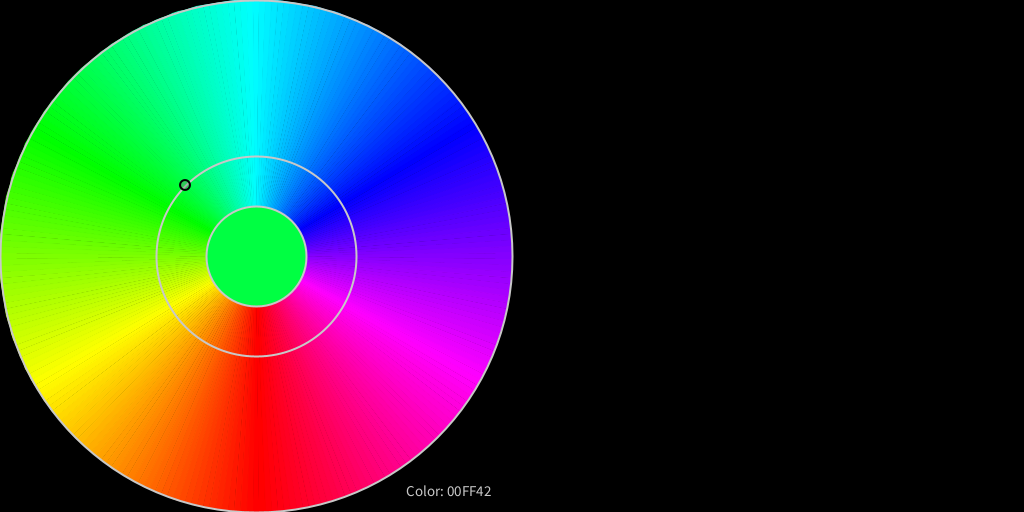
Frame 1 (no input)
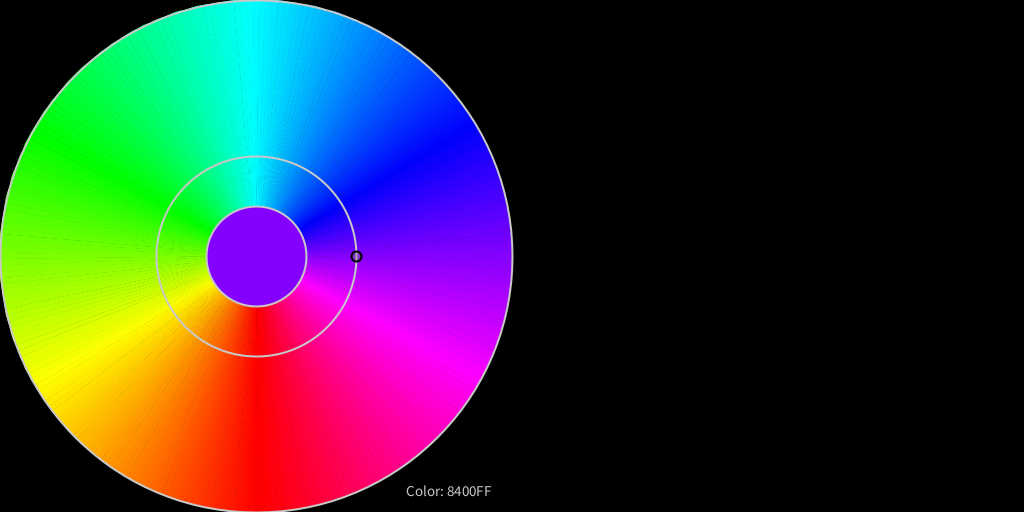
Frame 2 (the mouse pressed at the canvas centre, redrawn once)

The Processing sketch that drew these frames (run headless with seeded random() and noise(); the mouse was pressed at the canvas centre and the sketch redrawn once):

// Processing sketch: processing_136326
// ── processing_136326.pde

color c;
int wheelRadius = 256;
PGraphics wheel;

void setup() {
  colorMode(HSB);
  size(1024, 512);
  smooth();
  noLoop();
  
  wheel = createGraphics(512,512);
  colorTriangle(256, 0, 256, wheelRadius);
}


void colorTriangle(int iteration, int hue, int saturation, int triHeight) {
  wheel.beginDraw();
  wheel.smooth();
  wheel.colorMode(HSB);
  wheel.translate(256, 256);
    
  for(int i = 0; i< iteration; i++){
    wheel.fill((hue+i)%256, saturation, 256);
    wheel.stroke((hue+i)%256, saturation, 256);
    wheel.triangle(0, 0, 128*tan(radians(5.625/4)), triHeight, -128*tan(radians(5.625/4)), triHeight);
    //wheel.ellipse(0,150,25,150);
    wheel.rotate(radians(5.625/4));
  }
  
  wheel.endDraw();
}


void draw(){
  background(0);
  image(wheel,0,0);
  translate(256, 256);
  float angle = atan2(mouseY-256,mouseX-256);

  c = get(256+(int)(150*cos(angle)),256+(int)(150*sin(angle)));
  
  strokeWeight(2);
  // centre wheel
  fill(c);
  stroke(200);
  ellipse(0,0, 100,100);
  
  // white track
  noFill();
  ellipse(0,0,200,200);
  
  // outer circle
  ellipse(0,0,512,512);
  
  // tracker circle  
  pushMatrix();
  rotate(angle);
  stroke(0);
  fill(120,100);
  ellipse(100,0,10,10);
  popMatrix();
  
  // text box 
  fill(200);
  stroke(200);
  textSize(15);
  text("Color: "+hex(c,6),150,240);
  
}

void mousePressed() {
  loop();
}

void mouseReleased() {
  noLoop();
}
